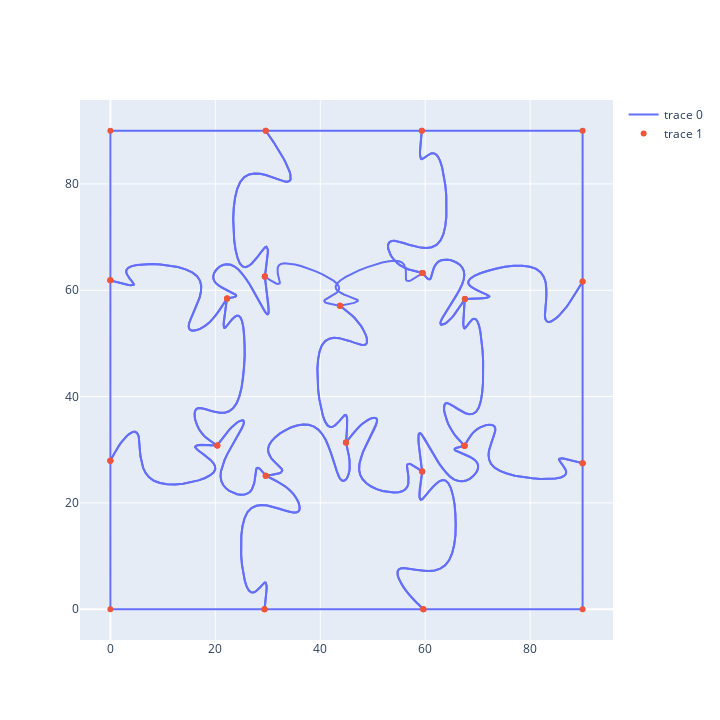

The cell this chart's notebook holds for it:
### Code cell
written_lines, list_centers = culculate_cenetrs(cropped_polygons)

polygons = skew_graph(cropped_polygons, 0, INPUT_WIDTH, 0, INPUT_HEIGHT, list_centers, written_lines)
x_polygs, y_polygs = form_x_y_polygons(polygons)

x0_polygs, y0_polygs = form_x_y_polygons(cropped_polygons)


fig = go.Figure([
    go.Scatter(x=x_polygs, y=y_polygs, mode='lines'),
    go.Scatter(x=x0_polygs, y=y0_polygs, mode='markers')
])
fig.update_layout(width=INPUT_WIDTH*8, height=INPUT_HEIGHT*8)
fig.show()

### Figure 1 — Plotly figure (JSON) as saved in the notebook; plotly's stock layout.template omitted (floating-point values rounded to 4 significant figures; data arrays with more than 128 entries replaced by an {"elided": "..."} marker saying what was removed)
{"data": [{"mode": "lines", "type": "scatter", "x": {"elided": "2174 float values"}, "y": {"elided": "2174 float values"}}, {"mode": "markers", "type": "scatter", "x": [59.48, 67.56, 90, 90, 59.35, 59.48, null, 29.38, 29.61, 20.37, 0, 0, 29.38, null, 90, 67.5, 59.43, 59.65, 90, 90, null, 0, 22.25, 29.43, 29.6, 0, 0, null, 29.43, 29.6, 59.35, 59.48, 43.76, 29.43, null, 29.43, 22.25, 20.37, 29.61, 44.9, 43.76, null, 67.5, 90, 90, 67.56, 67.5, null, 59.65, 59.43, 44.9, 29.61, 29.38, 59.65, null, 43.76, 44.9, 59.43, 67.5, 67.56, 59.48, null, 0, 20.37, 22.25, 0, 0, null], "y": [63.25, 58.36, 61.65, 90, 90, 63.25, null, 0, 25.12, 30.82, 27.95, 0, 0, null, 27.46, 30.74, 25.89, 0, 0, 27.46, null, 61.86, 58.47, 62.57, 90, 90, 61.86, null, 62.57, 90, 90, 63.25, 57.09, 62.57, null, 62.57, 58.47, 30.82, 25.12, 31.38, 57.09, null, 30.74, 27.46, 61.65, 58.36, 30.74, null, 0, 25.89, 31.38, 25.12, 0, 0, null, 57.09, 31.38, 25.89, 30.74, 58.36, 63.25, null, 27.95, 30.82, 58.47, 61.86, 27.95, null]}], "layout": {"height": 720, "width": 720}}
